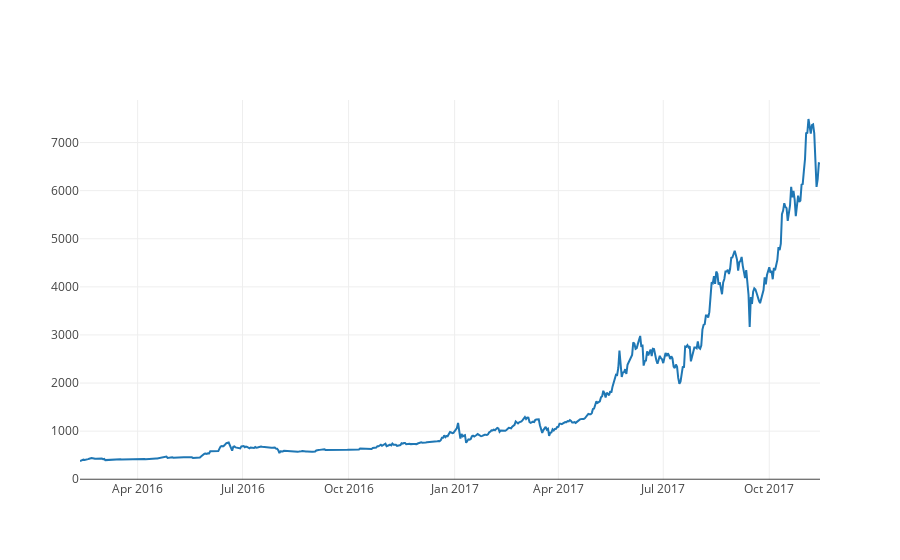

Notebook source saved alongside this figure:
### Markdown cell above
#### Plot line graph base on `Weighted Price`

### Code cell
btc_trace = go.Scatter(x=data['stamp'], y=data['price'], name= 'Price')
py.iplot([btc_trace])

### Figure 1 — Plotly figure (JSON) as saved in the notebook; plotly's stock layout.template omitted (floating-point values rounded to 4 significant figures; data arrays with more than 128 entries replaced by an {"elided": "..."} marker saying what was removed)
{"data": [{"name": "Price", "type": "scatter", "x": {"elided": "642 str values"}, "y": {"elided": "642 float values"}}], "layout": {}}
